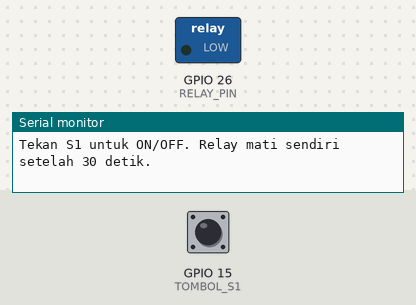
Recording of a sketch running on a simulated ESP32. Shown: switched loads named in the sketch (green lamp = pin HIGH), the last lines printed to the serial monitor. The inputs (shaded band) are chosen by the test bench; at power-on: GPIO 15 (TOMBOL_S1) LOW.

Above: at 1.2 s.
1.3 s: GPIO 15 (TOMBOL_S1) pulled HIGH for 0.15 s
At 2.5 s:
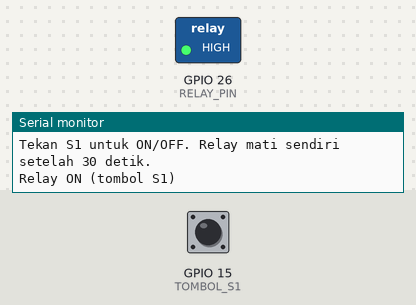
2.9 s: GPIO 15 (TOMBOL_S1) pulled HIGH for 1 s
At 4.0 s:
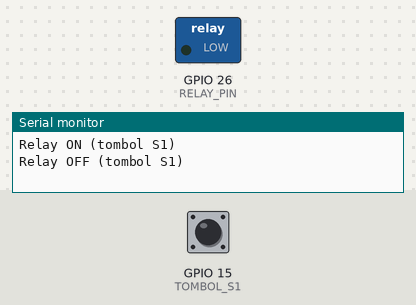
5.4 s: GPIO 15 (TOMBOL_S1) pulled HIGH for 3.2 s
At 5.9 s:
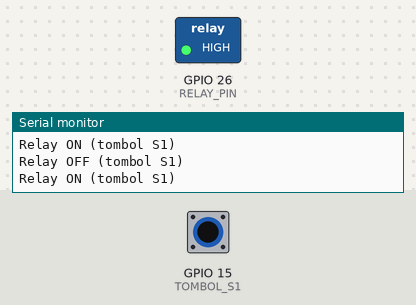
10.1 s: GPIO 15 (TOMBOL_S1) pulsed HIGH 2 times (0.12 s each, 0.3 s apart)
At 10.6 s:
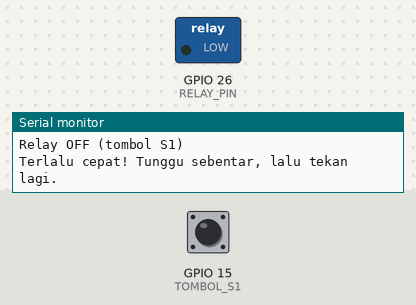
Timing chart, 0 to 13.1 s (numbered marks = the images above; inputs shaded):
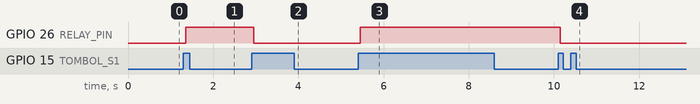

Measured:
- after the input at 1.3 s, GPIO 26 (RELAY_PIN): LOW → HIGH after 0.05 s
- after the input at 2.9 s, GPIO 26 (RELAY_PIN): HIGH → LOW after 0.05 s
- after the input at 5.4 s, GPIO 26 (RELAY_PIN): LOW → HIGH after 0.05 s
- after the input at 10.1 s, GPIO 26 (RELAY_PIN): HIGH → LOW after 0.05 s

The sketch:

p2_sakelar_tombol.ino
```cpp
/*
 * BAB 37 - Program 2: Sakelar Relay dengan Tombol S1
 * Tekan S1 sekali → relay aktif, tekan lagi → relay mati.
 * Pengaman:
 *   - relay mati sendiri setelah BATAS_AKTIF (30 detik)
 *   - tekanan yang datang kurang dari JEDA_MIN setelah pergantian terakhir diabaikan
 *
 * Rangkaian:
 *   RELAY (header biru, kanan BUZZ)         → IO26
 *   SW1 (header kuning, pin ke-3 dari kiri) → IO15 (pull-down di PCB, ditekan = HIGH)
 */

#define RELAY_PIN 26
#define TOMBOL_S1 15

const unsigned long WAKTU_DEBOUNCE = 50;     // ms: bacaan tombol harus stabil selama ini
const unsigned long JEDA_MIN       = 1000;   // ms: jarak minimal antara dua pergantian relay
const unsigned long BATAS_AKTIF    = 30000;  // ms: relay mati sendiri setelah 30 detik
const unsigned long INTERVAL_SISA  = 10000;  // ms: laporkan sisa waktu setiap 10 detik

// Variabel debounce (pola dari BAB 9)
int bacaanSebelumnya = LOW;
int statusStabil = LOW;
unsigned long waktuBacaanBerubah = 0;

// Keadaan relay
bool relayAktif = false;
unsigned long waktuRelayBerubah = 0;  // kapan relay terakhir berganti keadaan
unsigned long waktuLaporanLalu = 0;   // kapan sisa waktu terakhir dilaporkan

// true satu kali saja, tepat saat S1 baru ditekan (sudah lolos debounce)
bool tombolBaruDitekan(unsigned long sekarang) {
  int bacaan = digitalRead(TOMBOL_S1);
  if (bacaan != bacaanSebelumnya) {
    waktuBacaanBerubah = sekarang;
    bacaanSebelumnya = bacaan;
  }
  if (sekarang - waktuBacaanBerubah > WAKTU_DEBOUNCE && bacaan != statusStabil) {
    statusStabil = bacaan;
    return statusStabil == HIGH;  // hanya tepi naik (LOW → HIGH) yang dihitung
  }
  return false;
}

// Satu-satunya tempat yang menyentuh pin relay
void aturRelay(bool aktif, unsigned long sekarang, const char *alasan) {
  relayAktif = aktif;
  digitalWrite(RELAY_PIN, aktif ? HIGH : LOW);
  waktuRelayBerubah = sekarang;
  waktuLaporanLalu = sekarang;
  Serial.printf("Relay %s (%s)\n", aktif ? "ON" : "OFF", alasan);
}

void setup() {
  Serial.begin(115200);
  pinMode(RELAY_PIN, OUTPUT);
  digitalWrite(RELAY_PIN, LOW);  // relay mati sejak awal
  pinMode(TOMBOL_S1, INPUT);     // tombol kit: pull-down 10 kΩ sudah ada di PCB

  Serial.println("BAB 37 - Program 2: Sakelar Relay dengan Tombol S1");
  Serial.println("Tekan S1 untuk ON/OFF. Relay mati sendiri setelah 30 detik.");
}

void loop() {
  unsigned long sekarang = millis();  // satu nilai waktu untuk seluruh putaran

  // 1. S1 baru ditekan → balik keadaan relay, kecuali terlalu cepat
  if (tombolBaruDitekan(sekarang)) {
    if (sekarang - waktuRelayBerubah < JEDA_MIN) {
      Serial.println("Terlalu cepat! Tunggu sebentar, lalu tekan lagi.");
    } else {
      aturRelay(!relayAktif, sekarang, "tombol S1");
    }
  }

  // 2. Pengaman: relay sudah aktif terlalu lama → matikan sendiri
  if (relayAktif) {
    unsigned long lamaAktif = sekarang - waktuRelayBerubah;
    if (lamaAktif >= BATAS_AKTIF) {
      aturRelay(false, sekarang, "batas waktu habis");
    } else if (sekarang - waktuLaporanLalu >= INTERVAL_SISA) {
      waktuLaporanLalu = sekarang;
      Serial.printf("  Sisa waktu: %lu detik\n", (BATAS_AKTIF - lamaAktif + 500) / 1000);
    }
  }
}
```
